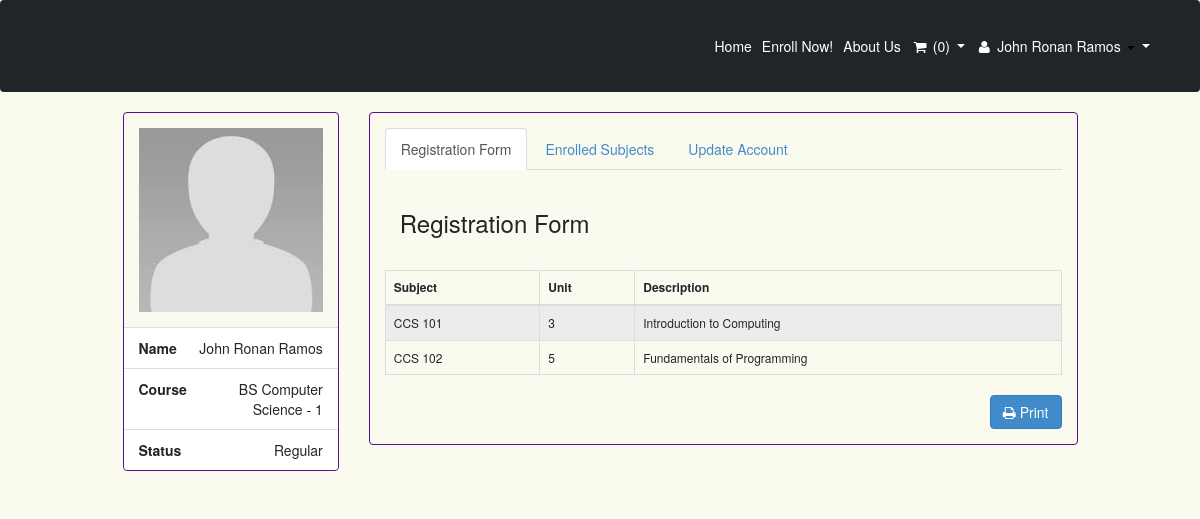
The app's page /index.php?q=profile (signed in) with its own data.
### tables this page shows
CREATE TABLE `tblstudent` (
  `S_ID` int(11) NOT NULL,
  `IDNO` int(20) NOT NULL,
  `FNAME` varchar(40) NOT NULL,
  `LNAME` varchar(40) NOT NULL,
  `MNAME` varchar(40) NOT NULL,
  `SEX` varchar(10) NOT NULL DEFAULT 'Male',
  `BDAY` date NOT NULL,
  `BPLACE` text NOT NULL,
  `STATUS` varchar(30) NOT NULL,
  `AGE` int(30) NOT NULL,
  `NATIONALITY` varchar(40) NOT NULL,
  `RELIGION` varchar(255) NOT NULL,
  `CONTACT_NO` varchar(40) NOT NULL,
  `HOME_ADD` text NOT NULL,
  `ACC_USERNAME` varchar(255) NOT NULL,
  `ACC_PASSWORD` text NOT NULL,
  `student_status` text NOT NULL,
  `YEARLEVEL` int(11) NOT NULL,
  `STUDSECTION` int(11) NOT NULL,
  `COURSE_ID` int(11) NOT NULL,
  `STUDPHOTO` varchar(255) NOT NULL,
  `SEMESTER` varchar(30) NOT NULL,
  `SYEAR` varchar(30) NOT NULL,
  `NewEnrollees` tinyint(1) NOT NULL
);

CREATE TABLE `course` (
  `COURSE_ID` int(11) NOT NULL,
  `COURSE_NAME` varchar(30) NOT NULL,
  `COURSE_LEVEL` varchar(50) NOT NULL DEFAULT '1',
  `COURSE_MAJOR` varchar(30) NOT NULL DEFAULT 'None',
  `COURSE_DESC` varchar(255) NOT NULL,
  `DEPT_ID` int(11) NOT NULL,
  `SETSEMESTER` varchar(90) NOT NULL
);

CREATE TABLE `subject` (
  `SUBJ_ID` int(11) NOT NULL,
  `SUBJ_CODE` varchar(30) NOT NULL,
  `SUBJ_DESCRIPTION` varchar(255) NOT NULL,
  `UNIT` int(2) NOT NULL,
  `PRE_REQUISITE` varchar(30) NOT NULL DEFAULT 'None',
  `COURSE_ID` int(11) NOT NULL,
  `AY` varchar(30) NOT NULL,
  `SEMESTER` varchar(20) NOT NULL,
  `PreTaken` tinyint(1) NOT NULL
);

### index.php (called while the page is built, shortened)
<?php
require_once ("include/initialize.php");
$view = (isset($_GET['q']) && $_GET['q'] != '') ? $_GET['q'] : '';
switch ($view) {
 	case 'profile' :
        $title="Profile";
		break;
}
require_once("theme/templates.php");
?>

### include/database.php (called while the page is built, shortened)
<?php
class Database {
	var $sql_string = '';
	public $conn;
	public function open_connection() {
		$this->conn = mysqli_connect(server,user,pass);
		if(!$this->conn){
			echo "Problem in database connection! Contact administrator!";
			exit();
		}else{
			$db_select = mysqli_select_db($this->conn,database_name);
		}
	}
	function setQuery($sql='') {
		$this->sql_string=$sql;
	}
	function executeQuery() {
		$result = mysqli_query($this->conn,$this->sql_string);
		return $result;
	}
	private function confirm_query($result) {
		return $result;
	}
	function loadResultList( $key='' ) {
		$cur = $this->executeQuery();
		$array = array();
		while ($row = mysqli_fetch_object($cur)) {
			if ($key) {
				$array[$row->$key] = $row;
			} else {
				$array[] = $row;
			}
		}
		return $array;
	}
	function loadSingleResult() {
		$cur = $this->executeQuery();
		while ($row = mysqli_fetch_object($cur)) {
		return $data = $row;
		}
	}
}
$mydb = new Database();
?>

### include/students.php (called while the page is built, shortened)
<?php
require_once(LIB_PATH.DS.'database.php');
class Student {
	protected static  $tblname = "tblstudent";
	function single_student($id=""){
			global $mydb;
			$mydb->setQuery("SELECT * FROM ".self::$tblname."
				Where IDNO= '{$id}' LIMIT 1");
			$cur = $mydb->loadSingleResult();
			return $cur;
	}
}
?>

### include/courses.php (called while the page is built, shortened)
<?php
require_once(LIB_PATH.DS.'database.php');
class Course {
	protected static  $tblname = "course";
	function single_course($id=""){
			global $mydb;
			$mydb->setQuery("SELECT * FROM ".self::$tblname."
				Where COURSE_ID= '{$id}' LIMIT 1");
			$cur = $mydb->loadSingleResult();
			return $cur;
	}
}
?>

### student/profile.php (the view, shortened to what this page needs)
<?php
    $student = New Student();
    $res = $student->single_student($_SESSION['IDNO']);
    $course = New Course();
    $resCourse = $course->single_course($res->COURSE_ID);
	?>
  		<div class="col-sm-3">
          <div class="panel">
            <div id="img_profile" class="panel-body">
            <a href="" data-target="#myModal" data-toggle="modal" >
            <img title="profile image" class="img-hover"   src="<?php
            if (empty($res->STUDPHOTO)) {
              echo web_root . 'student/student_image/ava.jpg';
            } else {
              echo web_root . 'student/' . $res->STUDPHOTO;
            }
            ?>">
            </a>
             </div>
          <ul class="list-group  ">
               <li class="list-group-item text-right"><span class="pull-left"><strong>Name</strong></span> <?php echo $res->FNAME .' '.$res->LNAME; ?> </li>
              <li class="list-group-item text-right"><span class="pull-left"><strong>Course</strong></span> <?php echo $resCourse->COURSE_NAME . ' - '.$resCourse->COURSE_LEVEL;?> </li>
               <li class="list-group-item text-right"><span class="pull-left"><strong>Status</strong></span> <?php echo $res->student_status; ?> </li>
          </ul>
        </div>
    </div>
<div class="col-sm-9">
<div class="panel">
  <div class="panel-body">
  <ul class="nav nav-tabs" id="myTab">
  <li class="active"><a href="#home" data-toggle="tab">Registration Form</a></li>
    <li><a href="#grades" data-toggle="tab">Enrolled Subjects</a></li>
    <li><a href="#settings" data-toggle="tab">Update Account</a></li>
  </ul>
  <div class="tab-content">
    <div class="tab-pane active" id="home">
    <br/>
    <div class="col-md-12">
    <h3>Registration Form</h3>
    </div>
      <div class="table-responsive" style="margin-top:5%;">
      <form action="customer/controller.php?action=delete" Method="POST">
            				<table  class="table table-striped table-bordered table-hover "  style="font-size:12px" cellspacing="0"  >
            				  <thead>
            				  	<tr>
                          <th>Subject</th>
                          <th>Unit</th>
                          <th>Description</th>
            				  </thead>
            			  <tbody>
                    <?php
                    $sql ="SELECT *
                    FROM  tblstudent st, studentsubjects ss, `subject` sub
                    WHERE  st.IDNO=ss.IDNO AND ss.`SUBJ_ID` = sub.`SUBJ_ID`
                    AND st.STUDSECTION=ss.LEVEL
                    AND ss.`IDNO`=" .$_SESSION['IDNO']." AND LEVEL='".$res->STUDSECTION."'
                    AND sub.SEMESTER = '".$_SESSION['SEMESTER']."' AND LEVEL='".$resCourse->COURSE_LEVEL."'";
                      $mydb->setQuery($sql);
                      $cur = $mydb->loadResultList();
                      foreach ($cur as $result) {
                        echo '<tr>';
				  		echo '<td>'. $result->SUBJ_CODE.'</td>';
              echo '<td>' . $result->UNIT.'</a></td>'; ;
				  		echo '<td>'. $result->SUBJ_DESCRIPTION.'</td>';
              echo '</tr>';
                      }
                    ?>
            				</tbody>
            				</table>
            		 </form>
                  <form action="student/printschedule.php" method="POST" target="_blank">
                    <div class="row no-print">
                      <div class="col-xs-12">
                       <span class="pull-right"> <button type="submit" name="submit" class="btn btn-primary"  ><i class="fa fa-print"></i> Print</button></span>
                    </div>
                    </div>
                  </form>
              </div>
             </div>
  </div>
 </div>
</div>
</div>

### theme/templates.php (shortened to what this page needs)
<!DOCTYPE html>
<html lang="en">
    <head>
        <link href="<?php echo web_root; ?>css/styles.css" rel="stylesheet" />
        <link href="<?php echo web_root; ?>css/bootstrap.min.css" rel="stylesheet">
        <link href="<?php echo web_root; ?>font/css/font-awesome.min.css" rel="stylesheet" type="text/css">
    </head>
    <body>
        <nav class="navbar navbar-expand-lg navbar-dark bg-dark">
            <div class="container">
                <a class="navbar-brand" href="#"><img src="img/UCC.png" height="50px"> University of Caloocan City</a>
                <div class="collapse navbar-collapse" id="navbarSupportedContent">
                    <ul class="navbar-nav ms-auto mb-2 mb-lg-0">
                      <li class="nav-item <?php echo (isset($_GET['q']) && $_GET['q']=='') ? "active" : false;?> ">
                        <a class="nav-link active" aria-current="page"href="<?php echo web_root.'index.php'; ?>">Home</a>
                      </li>
                      <li class="nav-item <?php echo (isset($_GET['q']) && ($_GET['q']=='enrol' || $_GET['q']=='subject')) ? "active" : false;?>" >
                        <a class="nav-link active" aria-current="page" href="<?php echo web_root.'index.php?q=enrol'; ?>">Enroll Now!</a>
                      </li>
                      <li class="nav-item <?php echo (isset($_GET['q']) && $_GET['q']=='about') ? "active" : false;?> ">
                        <a class="nav-link active" aria-current="page" href="<?php echo web_root.'index.php?q=about';  ?>">About Us</a>
                      </li>
                      <?php if (isset($_SESSION['IDNO']) ){
$student = New Student();
$singlestudent = $student->single_student($_SESSION['IDNO']);
if ($singlestudent->student_status=='New' || $singlestudent->student_status=='Regular' || $singlestudent->student_status=='Regular') {
?>
<li class="nav-item dropdown">
<a class="nav-link dropdown-toggle" id="navbarDropdown" data-toggle="tooltip" data-placement="bottom"  title="Subject to be taken"  href="<?php echo web_root.'index.php?q=cart';  ?>">
 <i class="fa fa-shopping-cart fa-fw"> </i> <?php echo  isset($cart) ? $cart : "(0)" ; ?>
</a>
</li>
<?php
}
?>
<li class="nav-item dropdown">
 <a class="nav-link dropdown-toggle" id="navbarDropdown" data-toggle="dropdown" href="#" aria-expanded="false">
    <i class="fa fa-user fa-fw"></i>
      <?php echo $singlestudent->FNAME. ' ' . $singlestudent->LNAME ; ?>
    <i class="caret"> </i>
 </a>
</li>
<?php  } else{?>
<li  class="nav-item"><a class="nav-link active" aria-current="page" data-toggle="tooltip" data-placement="left" title="Enrol Now" href="<?php echo web_root.'index.php?q=enrol'; ?>">Log In</a></li>
<?php } ?>
                    </ul>
                </div>
            </div>
        </nav>
        <div class="col-md-10 col-md-push-1 ">
        <div class="row">
          <div id="page-wrapper">
               <?php
          if($title=='Profile'){
                require_once $content;
        }
?>
       </div>
      </div>
  </div>
    </body>
</html>

### student/profile.php (style rules this page uses)
#img_profile { width: 100%; height:auto; }
#img_profile > a > img { width: 100%; height:auto; }

### records on screen
tblstudent: FNAME "John Ronan", LNAME "Ramos", student_status "Regular", subject.SUBJ_CODE "CCS 101", subject.UNIT "3", subject.SUBJ_DESCRIPTION "Introduction to Computing", subject.SUBJ_CODE "CCS 102", subject.UNIT "5", subject.SUBJ_DESCRIPTION "Fundamentals of Programming"
course: COURSE_NAME "BS Computer Science", COURSE_LEVEL "1"
